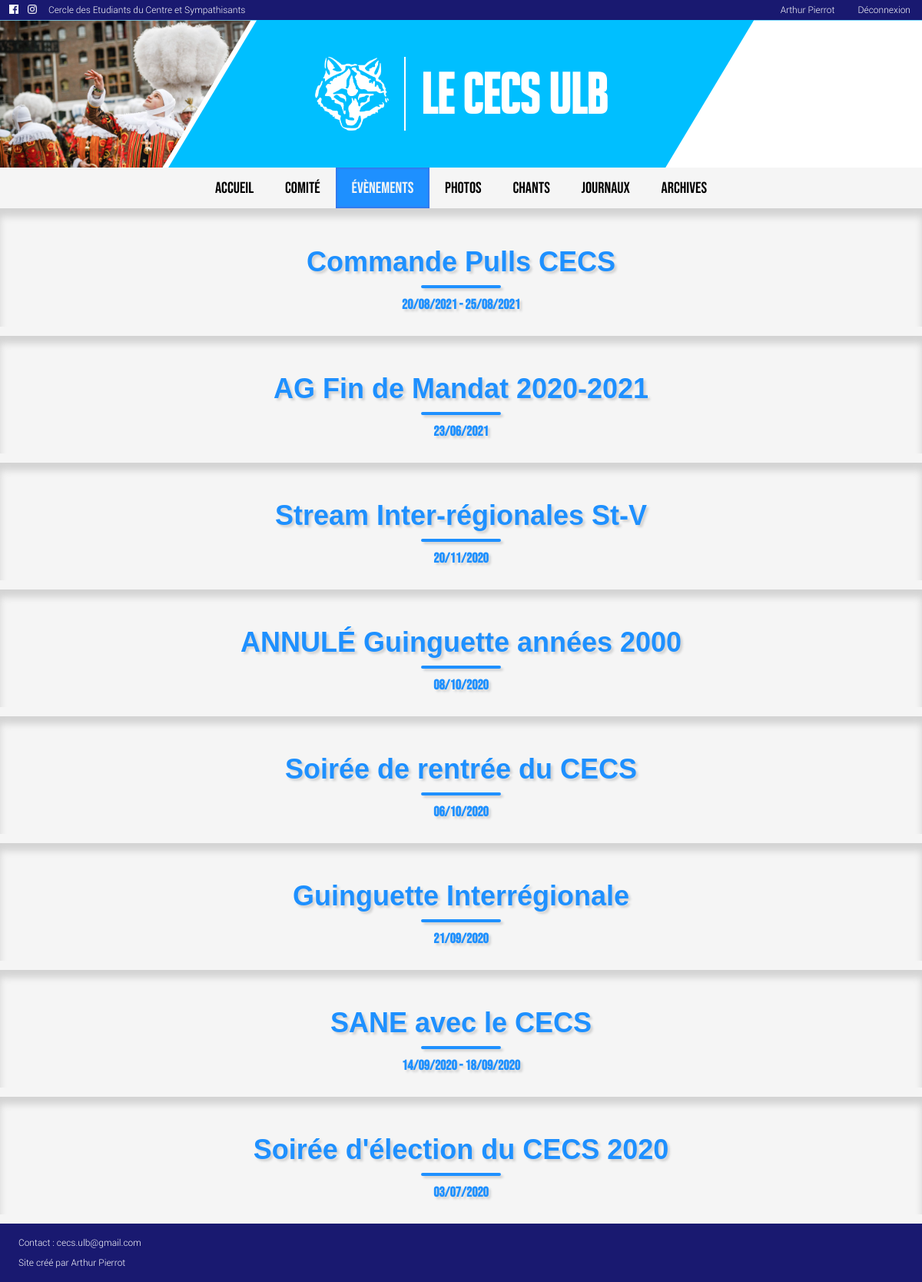
Screenshot of /events/ (signed in) with the database file from the repository.
### main/models.py (models this page shows, shortened)
class Account(AbstractBaseUser):
	username = models.CharField(max_length=30, unique=True)
	email = models.EmailField(verbose_name='email', max_length=60, unique=True)
	first_name = models.CharField(max_length=30)
	last_name = models.CharField(max_length=30)
	date_joined = models.DateTimeField(verbose_name='date joined', auto_now_add=True)
	last_login = models.DateTimeField(verbose_name='last login', auto_now=True)
	is_admin = models.BooleanField(default=False)
	is_active = models.BooleanField(default=True)
	is_member = models.BooleanField(default=False)
	is_staff = models.BooleanField(default=False)
	is_superuser = models.BooleanField(default=False)
	post = models.ForeignKey(Post, on_delete=models.SET_NULL, blank=True, null=True)
	photo = models.ImageField(upload_to='staff', default='default.jpg')
	description = models.TextField(blank=True)
	phone_regex = RegexValidator(regex=r'^\d{10}$', message="Le numéro de téléphone doit être de la forme : '0499999999'.")
	phone_number = models.CharField(validators=[phone_regex], max_length=10, blank=True)
	display_email = models.BooleanField(default=True)
	display_phone_number = models.BooleanField(default=True)
	USERNAME_FIELD = 'username'
	REQUIRED_FIELDS = ['email', 'first_name', 'last_name']
	objects = MyAccountManager()
	def __str__(self):
		return self.first_name + " " + self.last_name

class Event(models.Model):
	name = models.CharField(max_length=30)
	affiche = models.ImageField(upload_to='affiches', blank=True)
	facebook_link = models.URLField(max_length=200, blank=True)
	pub_date = models.DateField(blank=True)
	end_date = models.DateField(null=True, blank=True)
	description = models.TextField(blank=True)

### main/views.py (the view)
# urls.py: path('events/', views.EventsView.as_view(), name='events'),
class EventsView(generic.ListView):
	template_name = 'main/events.html'
	context_object_name = 'events'
	def get_queryset(self):
		return Event.objects.all().order_by('-pub_date')

### main/templates/main/events.html (shortened to what this page needs)
{% extends "main/base.html" %}
{% load static %}
{% block navbar %}
    <ul>
        <li><a href="{% url 'main:index' %}">ACCUEIL</a></li>
        <li><a href="{% url 'main:comite' %}">COMITÉ</a></li>
        <li><a href="{% url 'main:events' %}" class="active">ÉVÈNEMENTS</a></li>
        <li><a href="{% url 'main:photo' %}">PHOTOS</a></li>
        <li><a href="{% url 'main:chants' %}">CHANTS</a></li>
        <li><a href="{% url 'main:journals' %}">JOURNAUX</a></li>
        <li><a href="{% url 'main:archives' %}">ARCHIVES</a></li>
    </ul>
{% endblock %}
{% block content %}
    {% if events %}
        {% for event in events %}
            <div class="events">
                <a href="{% url 'main:event' event.id %}"><h2>{{ event.name }}</h2></a>
                {% if event.end_date %}
                    <h3>{{ event.pub_date|date:'d/m/Y'}} - {{ event.end_date|date:'d/m/Y'}}</h3>
                {% else %}
                    <h3>{{ event.pub_date|date:'d/m/Y'}}</h3>
                {% endif %}
            </div>
        {% endfor %}
    {% endif %}
{% endblock %}

### main/templates/main/base.html (shortened to what this page needs)
<!DOCTYPE html>
<html lang="fr">
<head>
    {% load static %}
    <link rel="stylesheet" type="text/css" href="{% static 'main/style.css' %}">
</head>
<body>
    <div class="header-bar">
        <ul>
            <li class="social-links"><a target="_blank" rel="noopener noreferrer" href="https://www.facebook.com/CECSULB/"><img src="{% static "images/facebook-white.png" %}" alt=""></a></li>
            <li class="social-links"><a target="_blank" rel="noopener noreferrer" href="https://www.instagram.com/cecs_ulb/"><img src="{% static "images/instagram-white.png" %}" alt=""></a></li>
            <li class="cecs-name">Cercle des Etudiants du Centre et Sympathisants</li>
            {% if user.is_authenticated %}
                <li class="user-links"><a href="{% url 'main:profile' %}">{{ user }}</a></li>
                <li class="user-links"><a href="{% url 'main:logout' %}">Déconnexion</a></li>
            {% else %}
                <li class="user-links"><a href="{% url 'main:register' %}">Inscription</a></li>
                <li class="user-links"><a href="{% url 'main:login' %}">Connexion</a></li>
            {% endif %}
        </ul>
    </div>
    <header>
        <div class="polygon-left">
            <img src="{% static "images/carnaval.jpg" %}" alt="">
        </div>
        <div class="title">
            <img src="{% static "images/logo-white.png" %}" alt="">
            <h1>LE CECS ULB</h1>
        </div>
        <div class="polygon-right">
        </div>
    </header>
    <div class="navbar">
        {% block navbar %}{% endblock %}
    </div>
    <div class="content">
        {% block content %}{% endblock %}
    </div>
    <footer>
        <div class="contact">
            <p>Contact : cecs.ulb@gmail.com</p>
            <p>Site créé par Arthur Pierrot</p>
        </div>
    </footer>
</body>
</html>

### main/static/main/style.css (style rules this page uses)
:root { --title-text-color: white; --title-bg-color: deepskyblue; --header-text-color: white; --header-bg-color: midnightblue; --last-event-text-color: dodgerblue; --last-event-bg-color: whitesmoke; --last-event-shadow-color: lightgrey; --incoming-event-text-color: whitesmoke; --incoming-event-bg-color: dodgerblue; --incoming-event-shadow-color: royalblue; --comite-text-color: dodgerblue; --comite-bg-color: whitesmoke; --comite-shadow-color: lightgrey; --comite-bureau-text-color: whitesmoke; --comite-bureau-bg-color: dodgerblue; --comite-bureau-shadow-color: royalblue; --album-text-color: dodgerblue; --album-bg-color: whitesmoke; --album-shadow-color: lightgrey; }
.header-bar { display: flex; position: -webkit-sticky; position: sticky; height: 2.2vw;; top: 0; z-index: 1000; }
.header-bar ul { background-color: var(--header-bg-color); display: flex; align-items: center; list-style-type: none; margin: 0; padding: 0; width: 100%; }
.user-links { float: right; display: flex; align-items: center; }
.user-links a { padding: 10px 15px; text-decoration: none; text-align: center; font-family: "Roboto-Light", sans-serif; font-size: 1vw; color: var(--header-text-color); }
.social-links img { width: 1vw; height: 1vw; padding-left: 1vw; }
.cecs-name { margin-right: auto; padding: 10px 15px; text-decoration: none; text-align: center; font-family: "Roboto-Light", sans-serif; font-size: 1vw; color: var(--header-text-color); }
header { overflow: auto; display: flex; justify-content: space-between; background-color: var(--title-bg-color); z-index: 2; }
.polygon-left { float: left; width: 32%; background-color: var(--title-text-color); -webkit-clip-path: polygon(0 0, 0 600px, 200px 600px, 600px 0); clip-path: polygon(0 0, 87% 0, 57% 100%, 0 100%); }
.polygon-left img { float: left; width: 100%; -webkit-clip-path: polygon(0 0, 0 600px, 200px 600px, 600px 0); clip-path: polygon(0 0, 85% 0, 55% 100%, 0 100%); }
.polygon-right { float: right; width: 32%; background-color: var(--title-text-color); -webkit-clip-path: polygon(0 0, 0 600px, 200px 600px, 600px 0); clip-path: polygon(43% 0, 100% 0%, 100% 100%, 13% 100%); }
.title { margin: auto; align-self: center; background-color: var(--title-bg-color); display: flex; align-items: center; justify-content: center; }
.title img { width: 8vw; height: 8vw; padding-right: 20px; border-right: 2px solid var(--title-text-color); }
.title h1 { margin-left: 20px; font-family: "Big Noodle Titling", sans-serif; font-size: 6vw; color: var(--title-text-color); }
.navbar { position: -webkit-sticky; position: sticky; top: 2.15vw; z-index: 1000; background-color: whitesmoke; border-bottom: 1px solid var(--last-event-shadow-color); }
.navbar ul { list-style-type: none; margin: 0; padding: 0; width: 100%; display: flex; justify-content: center; }
.navbar li { float: left; }
.navbar li a { display: block; padding: 0.7em 1em; text-decoration: none; text-align: center; font-family: "Bebas Neue", sans-serif; font-size: 1.7vw; color: black; }
.active { color: whitesmoke !important; background-color: dodgerblue !important; box-shadow: inset 0 0 3px 1px royalblue; }
body { margin: 0; padding: 0; background-color: whitesmoke; text-align: center; }
h2 { margin: 0; position: relative; padding-top: 4vw; text-align: center; font-family: "LEMONMILK-Regular", sans-serif; font-size: 3vw; }
h2:after { content: ""; position: absolute; top: 110%; left: 50%; width: 100px; border-radius: 4px; transform: translateX(-50%); }
h3 { left: auto; right: auto; padding-top: 0.5vw; text-align: center; font-family: "Bebas Neue", sans-serif; font-size: 1.5vw; }
a, a:visited { text-decoration: none; }
.events { background-color: var(--album-bg-color); box-shadow: inset 0 10px 10px var(--album-shadow-color); }
.events a { display: inline-block; }
.events h2 { color: var(--album-text-color); text-shadow: 3px 3px 3px var(--album-shadow-color); }
.events h2::after { border: 2px solid var(--album-text-color); box-shadow: 3px 3px 3px var(--album-shadow-color); }
.events h3 { color: var(--album-text-color); text-shadow: 3px 3px 3px var(--album-shadow-color); }
footer { background-color: var(--header-bg-color); color: var(--header-text-color); display: flex; align-items: center; justify-content: space-between; }
footer .contact { float: left; padding: 0.5vw 2vw; }
footer p { font-size: 1vw; font-family: "Roboto-Light", sans-serif; text-align: left; }

### rows the page displays
Account: first_name+last_name "Arthur Pierrot"
Event: name "Commande Pulls CECS", pub_date "20/08/2021", end_date "25/08/2021"
Event: name "AG Fin de Mandat 2020-2021", pub_date "23/06/2021"
Event: name "Stream Inter-régionales St-V", pub_date "20/11/2020"
Event: name "ANNULÉ Guinguette années 2000", pub_date "08/10/2020"
Event: name "Soirée de rentrée du CECS", pub_date "06/10/2020"
Event: name "Guinguette Interrégionale", pub_date "21/09/2020"
Event: name "SANE avec le CECS", pub_date "14/09/2020", end_date "18/09/2020"
Event: name "Soirée d'élection du CECS 2020", pub_date "03/07/2020"
